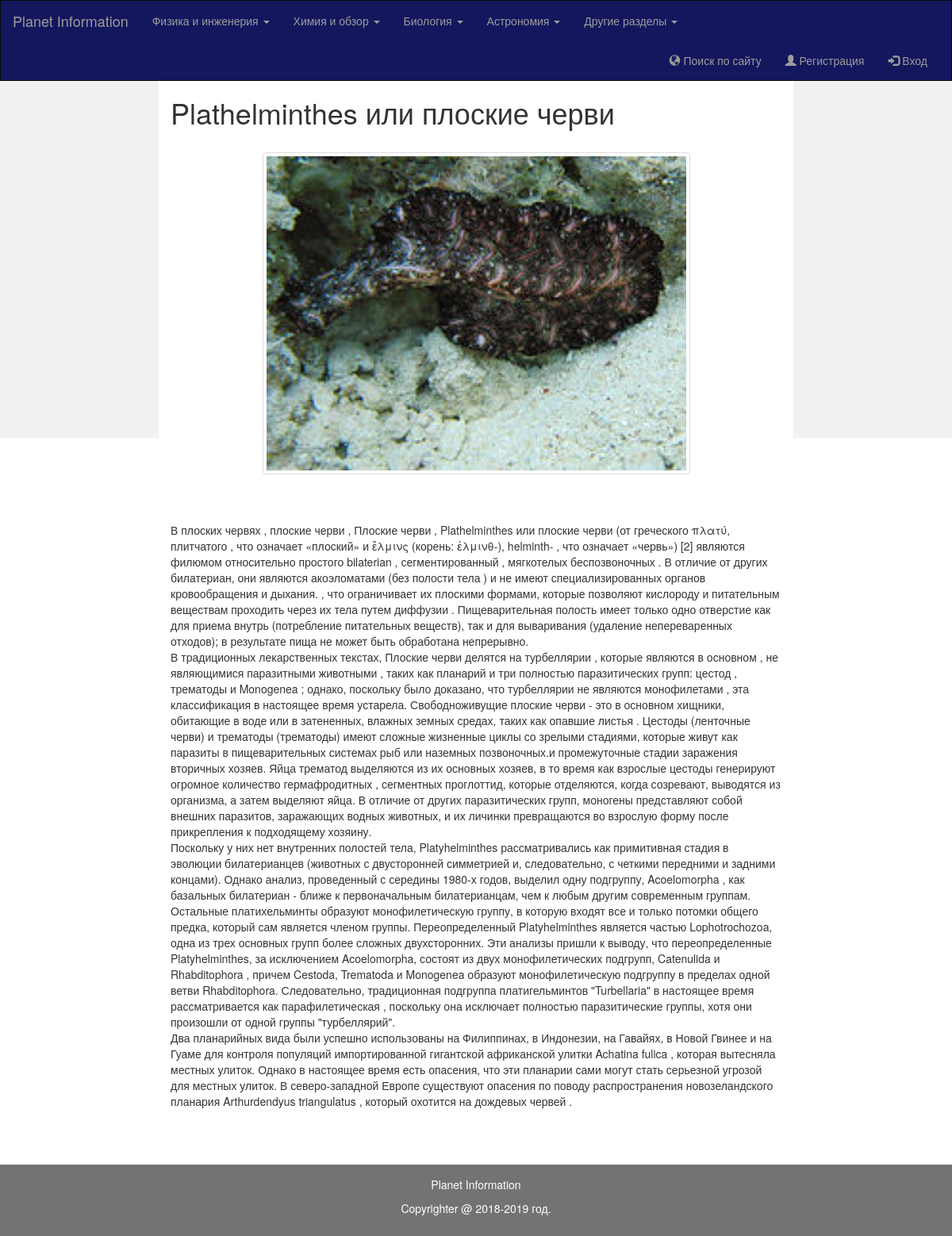
The app's page /view_water_world.php?id=13 with its own data.
### tables this page shows
CREATE TABLE `water_world` (
  `id` int(11) NOT NULL,
  `title` varchar(255) NOT NULL,
  `description` text NOT NULL,
  `image` varchar(255) NOT NULL
);

### view_water_world.php (the view, shortened to what this page needs)
<!DOCTYPE html>
<html lang="ru">
<?php
include_once("header.php");
?>
<body>
<?php
include_once("nav.php");
?>
<div class="container-fluid text-center">
  <div class="row content">
    <div class="col-sm-2 sidenav">
    </div>
    <div class="col-sm-8 text-left">
			<?php
				if(ISSET($_GET['id'])){
					require_once 'db_water_world.php';
					$id = $_GET['id'];
					$sql = $conn->prepare("SELECT * FROM `water_world` WHERE `id`='$id'");
					$sql->execute();
					$row = $sql->fetch();
				}
			?>
					<h1><?php echo $row['title']?></h1> <br>
			<center>	<img src="admin/uploads/<?php echo $row['image']; ?>" class="img-thumbnail" style="width:70%"><br><br></center>
	<br><br>
					<p> <?php echo $row['description']?> </p><br>
<br><br>
    </div>
    <div class="col-sm-2 sidenav">
    </div>
  </div>
</div>
<?php
include_once("footer.php");
?>
</body>
</html>

### header.php (style rules this page uses)
.row.content { height: 450px }
.sidenav { padding-top: 20px; background-color: #f1f1f1; height: 100%; }

### records on screen
water_world: title "Plathelminthes или плоские черви", image (picture), description "В плоских червях , плоские черви , Плоские черви , Plathelminthes или плоские черви (от греческого πλατύ, плитчатого , что означает «плоский» и ἕλμινς (корень: ἑλμινθ-), helminth- , что означает «червь») [2] являются филюмом относительно простого bilaterian , сегментированный , мягкотелых беспозвоночных . В отличие от других билатериан, они являются акоэломатами (без полости тела ) и не имеют специализированных органов кровообращения и дыхания. , что ограничивает их плоскими формами, которые позволяют кислороду и питательным веществам проходить через их тела путем диффузии . Пищеварительная полость имеет только одно отверстие как для приема внутрь (потребление питательных веществ), так и…"
